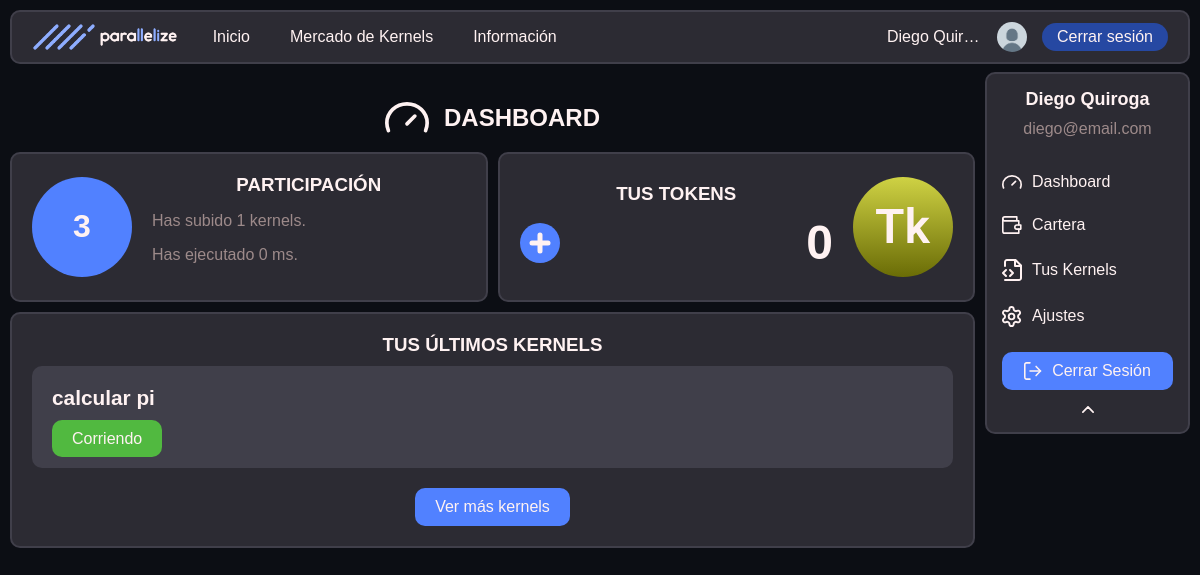
/user_dashboard.php (signed in), run on the app's committed database.
### tables this page shows
CREATE TABLE `users` (
  `user_email` varchar(60) NOT NULL,
  `user_password` varchar(60) NOT NULL,
  `millis_crunched` int(11) NOT NULL DEFAULT 0,
  `ranking` int(11) NOT NULL DEFAULT -1,
  `tokens` double NOT NULL DEFAULT 0,
  `last_active` date NOT NULL DEFAULT current_timestamp(),
  `blocked` tinyint(1) NOT NULL DEFAULT 0,
  `user_name` varchar(20) NOT NULL,
  `is_admin` tinyint(1) NOT NULL DEFAULT 0
);

CREATE TABLE `kernels` (
  `name` varchar(30) NOT NULL,
  `is_finished` tinyint(1) NOT NULL,
  `user_email` varchar(60) NOT NULL,
  `id` int(11) NOT NULL,
  `js_code` longtext NOT NULL,
  `reward_per_line` double NOT NULL,
  `total_reward` double NOT NULL,
  `description` longtext NOT NULL,
  `upload_time` timestamp NOT NULL DEFAULT current_timestamp(),
  `iteration_count` bigint(20) NOT NULL
);

### includes/src/dao/Usuario.php (called while the page is built, shortened)
<?php
class Usuario
{
    private $user_name;
    private $user_email;
    private $millis_crunched;
    private $tokens;
    public static function buscaUsuario($user_email)
    {
        $conn = Aplicacion::getInstance()->getConexionBd();
        $query = sprintf("SELECT * FROM users U WHERE U.user_email = '%s'", $conn->real_escape_string($user_email));
        $rs = $conn->query($query);
        if ($rs->num_rows == 0) {
            return false;
        } else {
            $fila = $rs->fetch_assoc();
            return new Usuario(
                $fila['user_name'], $fila['user_email'], $fila['user_password'],
                $fila['millis_crunched'], $fila['tokens'], $fila['last_active'], $fila['blocked'],
                $fila['is_admin']
            );
        }
    }
    public function __construct($user_name, $user_email, $user_password, $millis_crunched, $tokens, $last_active, $blocked, $is_admin)
    {
        $this->user_name = $user_name;
        $this->user_email = $user_email;
        $this->millis_crunched = $millis_crunched;
        $this->tokens = $tokens;
    }
    public function getName()
    {
        return $this->user_name;
    }
    public function getEmail()
    {
        return $this->user_email;
    }
    public function gettokens()
    {
        return $this->tokens;
    }
    public function getMsCrunched()
    {
        return $this->millis_crunched;
    }
    public function getKernelCount()
    {
        return sizeof(\parallelize_namespace\Kernel::buscaKernelDeUsuario($this));
    }
    public function getKernels()
    {
        return \parallelize_namespace\Kernel::buscaKernelDeUsuario($this);
    }
    public function getPicUrl()
    {
        return RUTA_IMGS . "/default_profile_pic.png";
    }
    public function getRanking()
    {
        $conn = Aplicacion::getInstance()->getConexionBd();
        $query = sprintf("SELECT * FROM user_ranking WHERE user_email = '%s'", $this->getEmail());
        $rs = $conn->query($query);
        $rank = $rs->fetch_all(MYSQLI_ASSOC);
        return $rank[0]["ranking"];
    }
}

### includes/src/dao/Kernel.php (called while the page is built, shortened)
<?php
class Kernel
{
    private $name;
    private $id;
    private $iteration_count;
    private $segment_cache;
    public static function buscaKernelDeUsuario(Usuario $user)
    {
        $conn = Aplicacion::getInstance()->getConexionBd();
        $query = sprintf("SELECT * FROM kernels K WHERE K.user_email = '%s'", $conn->real_escape_string($user->getEmail()));
        $rs = $conn->query($query);
        $raw_kernels = $rs->fetch_all(MYSQLI_ASSOC);
        $ret = [];
        foreach ($raw_kernels as $rk) {
            $ret[] = new Kernel(
                $rk['name'],
                $rk['user_email'],
                $rk['id'],
                $rk['js_code'],
                $rk['description'],
                $rk['total_reward'],
                $rk['reward_per_line'],
                $rk["iteration_count"],
                $rk['upload_time']
            );
        }
        return $ret;
    }
    public function __construct($name, $user_email, $id, $js_code, $description, $total_reward, $getreward_per_line, $iteration_count, $upload_time)
    {
        $this->name = $name;
        $this->id = $id;
        $this->iteration_count = $iteration_count;
    }
    public function getname()
    {
        return $this->name;
    }
    public function is_finished()
    {
        for ($i = 0; $i < $this->iteration_count; $i++) {
            $res = $this->result_at($i);
            if ($res == "not_asigned") {
                return false;
            }
        }
        return true;
    }
    public function result_at($n)
    {
        $seg = null;
        if ($this->segment_cache && $this->segment_cache->contains($n)) {
            $seg = $this->segment_cache;
        } else {
            $seg = \parallelize_namespace\ExecutionSegment::buscaSegmentosConKernelIdQueContenganIt($this->id, $n);
            if (!isset($seg)) {
                return "not_asigned";
            }
            $this->segment_cache = $seg;
        }
        $sub_index = $n - $seg->getiteration_start();
        $res_list = explode(",", $seg->getresults());
        if (isset($res_list[$sub_index])) {
            return $res_list[$sub_index];
        }
        return "not_solved";
    }
    public function getid()
    {
        return $this->id;
    }
}

### includes/src/dao/ExecutionSegment.php (called while the page is built, shortened)
<?php
class ExecutionSegment
{
    private $results;
    private $iteration_start;
    private $iteration_end;
    public static function buscaSegmentosConKernelIdQueContenganIt($id, $it)
    {
        $conn = Aplicacion::getInstance()->getConexionBd();
        $ret = null;
        $query = sprintf(
            "SELECT * FROM execution_segments K WHERE K.kernel_id = '%s' && K.iteration_start <= %d && K.iteration_end > %d",
            $conn->real_escape_string($id),
            $conn->real_escape_string($it),
            $conn->real_escape_string($it)
        );
        $rs = $conn->query($query);
        if (mysqli_num_rows($rs)) {
            $rk = $rs->fetch_assoc();
            $ret = new ExecutionSegment(
                $rk['user_email'],
                $rk['start_time'],
                $rk['kernel_id'],
                $rk['results'],
                $rk['iteration_start'],
                $rk['iteration_end'],
            );
        }
        return $ret;
    }
    public function __construct($user_email, $start_time, $kernel_id, $results, $iteration_start, $iteration_end)
    {
        $this->results = $results;
        $this->iteration_start = $iteration_start;
        $this->iteration_end = $iteration_end;
    }
    public function getresults()
    {
        return $this->results;
    }
    public function getiteration_start()
    {
        return $this->iteration_start;
    }
    public function contains($n)
    {
        return $n >= $this->iteration_start && $n < $this->iteration_end;
    }
}

### user_dashboard.php (the view, shortened to what this page needs)
<?php
$user = \parallelize_namespace\Usuario::buscaUsuario($_SESSION["user_email"]);
?>
<!DOCTYPE html>
<html lang="es">
<head>
    <link rel="stylesheet" href="<?= RUTA_CSS ?>/global.css">
    <link rel="stylesheet" href="<?= RUTA_CSS ?>/nav_bar.css">
    <link rel="stylesheet" href="<?= RUTA_CSS ?>/user_nav_bar.css">
    <link rel="stylesheet" href="<?= RUTA_CSS ?>/user_dashboard.css">
</head>
<body>
    <?php require("includes/src/vistas/user_nav_bar.php") ?>
    <?php require("includes/src/vistas/nav_bar.php") ?>
    <div class="main-container">
        <div id="user-panel">
            <div class="header">
                <img src="./<?= RUTA_SVG ?>/Dashboard_i.svg" alt="" width="44">
                <h2>DASHBOARD</h2>
            </div>
            <div class="sections-container">
                <div class="section section-h">
                    <div class="ranking circle-border c-h-blue">
                        <?= $user->getRanking() ?>
                    </div>
                    <div class="lateral-info">
                        <h3 class="title">PARTICIPACIÓN</h3>
                        <p class="t-muted">Has subido
                            <?= $user->getKernelCount() ?>
                            kernels.
                        </p>
                        <p class="t-muted">Has ejecutado
                            <?= $user->getMsCrunched() ?>
                            ms.
                        </p>
                    </div>
                </div>
                <div class="section section-h">
                    <?php require("includes/src/vistas/token_big_info.php") ?>
                </div>
                <div id="last-kernels" class="section">
                    <h3 class="title">TUS ÚLTIMOS KERNELS</h3>
                    <div class="kernels">
                        <?php if (sizeof($kernels = $user->getKernels()) > 0): ?>
                            <?php
                            $kernels = array_slice($kernels, 0, 3);
                            foreach ($kernels as $k) {
                                $kName = $k->getname();
                                $kRunState = $k->is_finished() ? "Terminado": "Corriendo";
                                $kId = $k->getid();
                                echo <<<HTML
                                    <div class="upload-k"  onclick="location.href='kernel_info.php?id=$kId'">
                                        <h4 class="k-title">$kName</h4>
                                        <span class="button c-green">$kRunState</span>
                                    </div>
                                HTML;
                            }
                            ?>
                        <?php else: ?>
                            <p>Todavía no has subido kernels.
                            <p>
                            <?php endif ?>
                    </div>
                    <button type="button" class="button c-h-blue" onclick="location.href='your_kernels.php'">Ver más
                        kernels</button>
                </div>
            </div>
        </div>
    </div>
</body>
</html>

### includes/src/vistas/user_nav_bar.php (shortened to what this page needs)
<div id="user-nav-bar">
    <div class="header">
        <p class="name">
            <?= \parallelize_namespace\Usuario::buscaUsuario($_SESSION["user_email"])->getName() ?>
        </p>
        <p class="email">
            <?= \parallelize_namespace\Usuario::buscaUsuario($_SESSION["user_email"])->getEmail() ?>
        </p>
    </div>
    <div id="user-nb-options" class="panel">
        <p><a href="user_dashboard.php"><img src="<?= RUTA_SVG ?>/Dashboard_i.svg" alt="" width="20"> Dashboard</a></p>
        <p><a href="wallet.php"><img src="<?= RUTA_SVG ?>/Wallet_i.svg" alt="" width="20"> Cartera</a></p>
        <p><a href="your_kernels.php"><img src="<?= RUTA_SVG ?>/Kernels_i.svg" alt="" width="20"> Tus Kernels</a></p>
        <p><a href="settings.php"><img src="<?= RUTA_SVG ?>/Settings_i.svg" alt="" width="20"> Ajustes</a></p>
        <button class="button c-h-blue" onclick="location.href='logout.php'"><img
                src="./<?= RUTA_SVG ?>/log-out_i.svg" alt="" width="18">Cerrar Sesión</button>
    </div>
    <div class="fold">
        <button id="user-nb-toggle-b" onclick="toggleUserNavBar()"><img src="./<?= RUTA_SVG ?>/Fold_i.svg" alt=""
                width="12"></button>
    </div>
</div>

### includes/src/vistas/nav_bar.php (shortened to what this page needs)
<div id="nav-bar-container">
    <div id="nav-bar">
        <div class="nav-bar-sec">
            <a href="index.php"><img src="<?= RUTA_IMGS ?>/logo-h-dMode.png" alt="" height="30"></a>
            <ul class="links-sec">
                <li><a href="index.php">Inicio</a></li>
                <li><a href="kernel_marketplace.php">Mercado de Kernels</a>
                </li>
                <li><a href="FAQ.php">Información</a>
                </li>
            </ul>
        </div>
        <?php if (isset($_SESSION["user_email"])): ?>
            <div class="nav-bar-sec">
                <p class="username no-margin">
                    <a href="user_dashboard.php">
                        <?= \parallelize_namespace\Usuario::buscaUsuario($_SESSION["user_email"])->getName(); ?>
                    </a>
                </p>
                <a href="user_dashboard.php">
                    <img class="circle-border" src="<?= \parallelize_namespace\Usuario::buscaUsuario($_SESSION["user_email"])->getPicUrl(); ?>" alt=""
                        width="30" height="30"/>
                </a>
                <button class="small-button c-h-b-blue" onclick="location.href='logout.php'">Cerrar
                    sesión</button>
            </div>
        <?php endif; ?>
    </div>
</div>

### includes/src/vistas/token_big_info.php
<div class="lateral-info">
    <h3 class="title">TUS TOKENS</h3>
    <div class="flex-between">
        <button class="circular-button button c-h-blue" onclick="location.href='token_transaction.php'">
            <img src="<?= RUTA_SVG ?>/Plus_i.svg" alt="">
        </button>
        <h3 class="t-big no-margin">
            <?= \parallelize_namespace\Usuario::buscaUsuario($_SESSION["user_email"])->gettokens() ?>
        </h3>
    </div>
</div>
<img src="<?= RUTA_SVG ?>/Token_i.svg" alt="" width="100" height="100">

### data on the page
users: user_name "Diego Quiroga", user_email "diego@email.com", user_name "Diego Quir…", ranking "3", millis_crunched "0"
kernels: name "calcular pi", kRunState "Corriendo"

### other printed values
$user->getKernelCount() "1"
